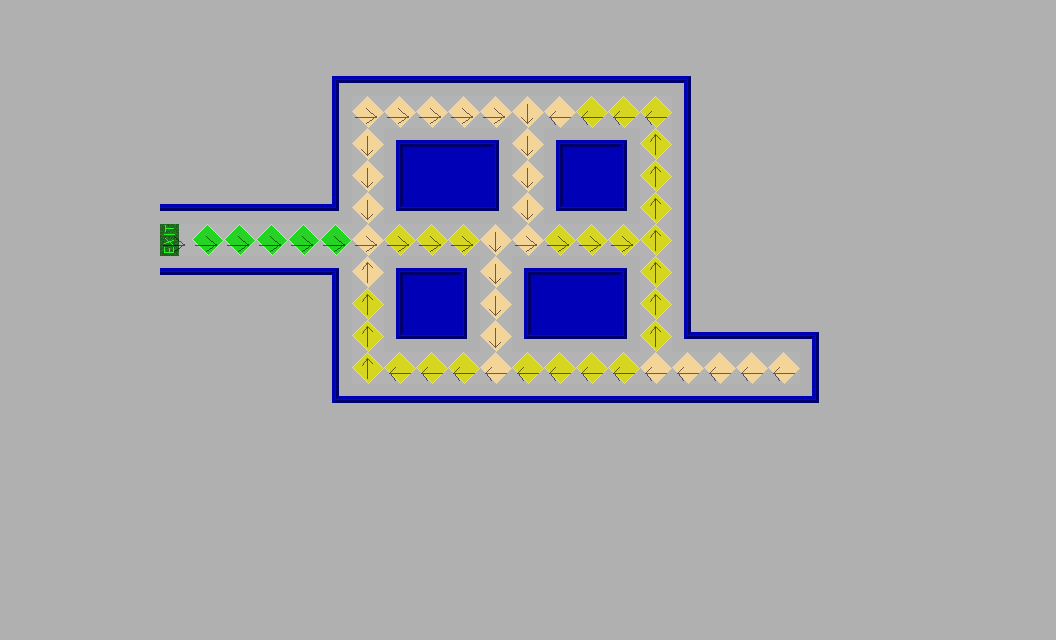

This is a level from a 2D game, rendered from its Tiled map with the project's own tilesets. A one-line summary and the complete map file follow:
An orthogonal 33x20 tile map with 32x32 px tiles, 2 tile layers (background, ai), 2 tilesets and 4 objects (2x guard, treasure, player).

<map version="1.0" orientation="orthogonal" width="33" height="20" tilewidth="32" tileheight="32">
 <properties>
  <property name="nextmap" value="third.json" />
 </properties>
 <tileset firstgid="1" name="inside" tilewidth="32" tileheight="32">
  <image source="gfx/inside.png" width="640" height="400" />
  <tile id="21">
   <properties>
    <property name="walkable" value="true" />
   </properties>
  </tile>
  <tile id="25">
   <properties>
    <property name="walkable" value="true" />
   </properties>
  </tile>
  <tile id="29">
   <properties>
    <property name="walkable" value="true" />
   </properties>
  </tile>
  <tile id="64">
   <properties>
    <property name="aiorder" value="stop" />
   </properties>
  </tile>
  <tile id="65">
   <properties>
    <property name="aiorder" value="follow" />
    <property name="target" value="player" />
   </properties>
  </tile>
  <tile id="66">
   <properties>
    <property name="aiorder" value="rand" />
   </properties>
  </tile>
  <tile id="84">
   <properties>
    <property name="aiorder" value="pause" />
   </properties>
  </tile>
  <tile id="85">
   <properties>
    <property name="aiorder" value="up" />
   </properties>
  </tile>
  <tile id="104">
   <properties>
    <property name="aiorder" value="left" />
   </properties>
  </tile>
  <tile id="105">
   <properties>
    <property name="aiorder" value="down" />
   </properties>
  </tile>
  <tile id="106">
   <properties>
    <property name="aiorder" value="right" />
   </properties>
  </tile>
  <tile id="120">
   <properties>
    <property name="isexit" value="true" />
    <property name="walkable" value="true" />
   </properties>
  </tile>
  <tile id="121">
   <properties>
    <property name="isexit" value="true" />
    <property name="walkable" value="true" />
   </properties>
  </tile>
  <tile id="140">
   <properties>
    <property name="isexit" value="true" />
    <property name="walkable" value="true" />
   </properties>
  </tile>
  <tile id="141">
   <properties>
    <property name="isexit" value="true" />
    <property name="walkable" value="true" />
   </properties>
  </tile>
 </tileset>
 <tileset firstgid="241" name="thief" tilewidth="32" tileheight="32">
  <image source="gfx/thief.png" width="640" height="480" />
 </tileset>
 <layer name="background" width="33" height="20">
  <data encoding="csv">
24,24,24,24,24,24,24,24,24,24,24,24,24,24,24,24,24,24,24,24,24,24,24,24,24,24,24,24,24,24,24,24,24,
24,24,24,24,24,24,24,24,24,24,24,24,24,24,24,24,24,24,24,24,24,24,24,24,24,24,24,24,24,24,24,24,24,
24,24,24,24,24,24,24,24,24,24,1,2,2,2,2,2,2,2,2,2,2,3,24,24,24,24,24,24,24,24,24,24,24,
24,24,24,24,24,24,24,24,24,24,23,30,30,30,30,30,30,30,22,22,22,23,24,24,24,24,24,24,24,24,24,24,24,
24,24,24,24,24,24,24,24,24,24,23,30,12,13,13,14,30,12,13,14,22,23,24,24,24,24,24,24,24,24,24,24,24,
24,24,24,24,24,24,24,24,24,24,23,30,32,33,33,34,30,32,33,34,22,23,24,24,24,24,24,24,24,24,24,24,24,
24,24,24,24,24,2,2,2,2,2,43,30,52,53,53,54,30,52,53,54,22,23,24,24,24,24,24,24,24,24,24,24,24,
24,24,24,24,24,121,26,26,26,26,26,30,22,22,22,30,30,22,22,22,22,23,24,24,24,24,24,24,24,24,24,24,24,
24,24,24,24,24,2,2,2,2,2,3,30,12,13,14,30,12,13,13,14,22,23,24,24,24,24,24,24,24,24,24,24,24,
24,24,24,24,24,24,24,24,24,24,21,22,32,33,34,30,32,33,33,34,22,23,24,24,24,24,24,24,24,24,24,24,24,
24,24,24,24,24,24,24,24,24,24,21,22,52,53,54,30,52,53,53,54,22,41,2,42,2,3,24,24,24,24,24,24,24,
24,24,24,24,24,24,24,24,24,24,21,22,22,22,22,30,22,22,22,22,30,30,30,30,30,23,24,24,24,24,24,24,24,
24,24,24,24,24,24,24,24,24,24,41,42,42,42,42,42,42,42,42,42,42,42,42,42,42,43,24,24,24,24,24,24,24,
24,24,24,24,24,24,24,24,24,24,44,44,24,24,24,28,24,24,24,24,24,24,24,24,24,24,24,24,24,24,24,24,24,
24,24,24,24,24,24,24,24,24,24,24,24,24,24,24,24,24,24,24,24,24,24,24,24,24,24,24,24,24,24,24,24,24,
24,24,24,24,24,24,24,24,24,24,24,24,24,24,24,24,24,24,24,24,24,24,24,24,24,24,24,24,24,24,24,24,24,
24,24,24,24,24,24,24,24,24,24,24,24,24,24,24,24,24,24,24,24,24,24,24,24,24,24,24,24,24,24,24,24,24,
24,24,24,24,24,24,24,24,24,24,24,24,24,24,24,24,24,24,24,24,24,24,24,24,24,24,24,24,24,24,24,24,24,
24,24,24,24,24,24,24,24,24,24,24,24,24,24,24,24,24,24,24,24,24,24,24,24,24,24,24,24,24,24,24,24,24,
24,24,24,24,24,24,24,24,24,24,24,24,24,24,24,24,24,24,24,24,24,24,24,24,24,24,24,24,24,24,24,24,24
</data>
 </layer>
 <layer name="ai" width="33" height="20" opacity="0.57">
  <data encoding="csv">
0,0,0,0,0,0,0,0,0,0,0,0,0,0,0,0,0,0,0,0,0,0,0,0,0,0,0,0,0,0,0,0,0,
0,0,0,0,0,0,0,0,0,0,0,0,0,0,0,0,0,0,0,0,0,0,0,0,0,0,0,0,0,0,0,0,0,
0,0,0,0,0,0,0,0,0,0,0,0,0,0,0,0,0,0,0,0,0,0,0,0,0,0,0,0,0,0,0,0,0,
0,0,0,0,0,0,0,0,0,0,0,107,107,107,107,107,106,105,105,105,105,0,0,0,0,0,0,0,0,0,0,0,0,
0,0,0,0,0,0,0,0,0,0,0,106,0,0,0,0,106,0,0,0,86,0,0,0,0,0,0,0,0,0,0,0,0,
0,0,0,0,0,0,0,0,0,0,0,106,0,0,0,0,106,0,0,0,86,0,0,0,0,0,0,0,0,0,0,0,0,
0,0,0,0,0,0,0,0,0,0,0,106,0,0,0,0,106,0,0,0,86,0,0,0,0,0,0,0,0,0,0,0,0,
0,0,0,0,0,107,107,107,107,107,107,107,107,107,107,106,107,107,107,107,86,0,0,0,0,0,0,0,0,0,0,0,0,
0,0,0,0,0,0,0,0,0,0,0,86,0,0,0,106,0,0,0,0,86,0,0,0,0,0,0,0,0,0,0,0,0,
0,0,0,0,0,0,0,0,0,0,0,86,0,0,0,106,0,0,0,0,86,0,0,0,0,0,0,0,0,0,0,0,0,
0,0,0,0,0,0,0,0,0,0,0,86,0,0,0,106,0,0,0,0,86,0,0,0,0,0,0,0,0,0,0,0,0,
0,0,0,0,0,0,0,0,0,0,0,86,105,105,105,105,105,105,105,105,105,105,105,105,105,0,0,0,0,0,0,0,0,
0,0,0,0,0,0,0,0,0,0,0,0,0,0,0,0,0,0,0,0,0,0,0,0,0,0,0,0,0,0,0,0,0,
0,0,0,0,0,0,0,0,0,0,0,0,0,0,0,0,0,0,0,0,0,0,0,0,0,0,0,0,0,0,0,0,0,
0,0,0,0,0,0,0,0,0,0,0,0,0,0,0,0,0,0,0,0,0,0,0,0,0,0,0,0,0,0,0,0,0,
0,0,0,0,0,0,0,0,0,0,0,0,0,0,0,0,0,0,0,0,0,0,0,0,0,0,0,0,0,0,0,0,0,
0,0,0,0,0,0,0,0,0,0,0,0,0,0,0,0,0,0,0,0,0,0,0,0,0,0,0,0,0,0,0,0,0,
0,0,0,0,0,0,0,0,0,0,0,0,0,0,0,0,0,0,0,0,0,0,0,0,0,0,0,0,0,0,0,0,0,
0,0,0,0,0,0,0,0,0,0,0,0,0,0,0,0,0,0,0,0,0,0,0,0,0,0,0,0,0,0,0,0,0,
0,0,0,0,0,0,0,0,0,0,0,0,0,0,0,0,0,0,0,0,0,0,0,0,0,0,0,0,0,0,0,0,0
</data>
 </layer>
 <objectgroup name="entities" width="33" height="20">
  <object name="Treasure" type="treasure" gid="81" x="768" y="384" width="32" height="32">
   <properties>
    <property name="open" value="false" />
    <property name="opengid" value="0" />
   </properties>
  </object>
  <object name="The Thief" type="player" gid="241" x="197" y="254" width="32" height="32">
   <properties>
    <property name="speed" value="10" />
   </properties>
  </object>
  <object name="Black Dude" type="guard" gid="261" x="639" y="230" width="32" height="32">
   <properties>
    <property name="speed" value="5" />
   </properties>
  </object>
  <object name="Chinese" type="guard" gid="281" x="453" y="389" width="32" height="32">
   <properties>
    <property name="speed" value="5" />
   </properties>
  </object>
 </objectgroup>
</map>
